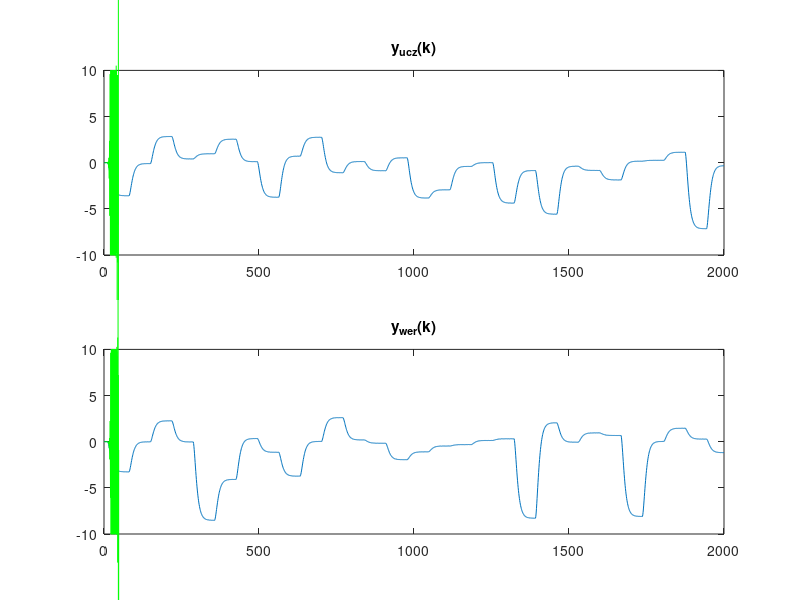

Source code (MATLAB):
%% inicjalizacja
clear all; 
x0=10;
y0=10;
width=1000;
height=800;
fid = fopen('bledy_dyn','w+'); 
%% import danych
ucz = importdata('danedynucz9.txt');
u_ucz = ucz(:,1);
y_ucz = ucz(:,2);
wer = importdata('danedynwer9.txt');
u_wer = wer(:,1);
y_wer = wer(:,2);
lenght=size(wer);
P = lenght(1); %liczba próbek
kk = 1:P;

%% Modele o różnych stopniach wielomianu

k_pocz = 4; % chwila, od której rozpoczynamy identyfikacje

for s=3:3
    D = s; 
    for t=1:1
        N = t; 
        ymod_ucz = zeros(P,1);
        ymod_wer = zeros(P,1);
        Y = y_ucz(k_pocz:P);
        ymod_ucz(1:k_pocz) = y_ucz(1:k_pocz);
        ymod_wer(1:k_pocz) = y_wer(1:k_pocz);
        


        %uczenie modelu
        c=1; %kolumna
        for i=1:D         
            for j=1:N
                M(:,c)= u_ucz(k_pocz-i:P-i).^j;
                M(:,c+N*2)=y_ucz(k_pocz-i:P-i).^j;
                c=c+1;
            end
        end
        w=M\Y;

%         %sprawdzenie modelu
% 
%         bez rekurencji
%         c=1;
%         for  i=1:D        
%             for j=1:N
%                 mb_wer(:,c)= u_wer(k_pocz-i:P-i).^j;
%                 mb_wer(:,c+(N*2))=y_wer(k_pocz-i:P-i).^j;
%                 c=c+1;
%             end
%         end
%         ymod_ucz(k_pocz:P)=M*w;
%         ymod_wer(k_pocz:P)=mb_wer*w;
%                 
%         h = figure;
%         set(h,'units','points','position',[x0,y0,width,height]); 
%         subplot(2,1,1)
%         plot(kk,y_ucz)
%         ylim([-10 10])
%         hold on
%         plot(kk,ymod_ucz,'g')
%         ylim([-10 10])
%         title('y_{ucz}(k)');
%         subplot(2,1,2);
%         plot(kk,y_wer)
%         ylim([-10 10])
%         hold on
%         plot(kk,ymod_wer,'g')
%         ylim([-10 10])
%         title('y_{wer}(k)');
%         name =  ['dane_dyn_mod_brek_D_' num2str(D) 'N_' num2str(N) '.png'];
%         saveas(h,name,'png');
%         
%         E_ucz = 0;
%         E_wer = 0;
%         for k=k_pocz:P
%             E_ucz = E_ucz + (ymod_ucz(k)-y_ucz(k))^2; 
%             E_wer = E_wer + (ymod_wer(k)-y_wer(k))^2;  
%         end
% 
%         fprintf(fid,'dane_ucz_brek_D=%d_N=%d, %d \n',D,N,E_ucz);
%         fprintf(fid,'dane_wer_brek_D=%d_N=%d, %d \n',D,N,E_wer);

        % z rekurencja
        
        ymod_ucz = zeros(P-D,1);
        ymod_wer = zeros(P-D,1); % bez rekurencji
        
        ymod_ucz(1:D) = u_ucz(1:D);
        ymod_wer(1:D) = y_wer(1:D);

        past_ucz = zeros(D,1);
        past_wer = zeros(D,1);
        for k=D+1:P
            c=1;
            for i=1:D
                for j=1:N
                    m_ucz(1,c)= u_ucz(k-i)^j;
                    m_ucz(1,c+(N*2))=past_ucz(i)^j;
                    m_wer(1,c)= u_wer(k-i)^j;
                    m_wer(1,c+(N*2))=past_wer(i)^j;
                    c=c+1;
                end
            end
            ymod_ucz(k)=m_ucz*w;
            ymod_wer(k)=m_wer*w;
            past_ucz = [ymod_ucz(k);past_ucz((1:numel(past_ucz)-1))];
            past_wer = [ymod_wer(k);past_wer((1:numel(past_wer)-1))];
        end
        
        h = figure;
        set(h,'units','points','position',[x0,y0,width,height]);
        subplot(2,1,1)
        plot(kk,y_ucz)
        ylim([-10 10])
        hold on
        plot(kk,ymod_ucz,'g')
        ylim([-10 10])
        title('y_{ucz}(k)');
        subplot(2,1,2);
        plot(kk,y_wer)
        ylim([-10 10])
        hold on
        plot(kk,ymod_wer,'g')
        ylim([-10 10])
        title('y_{wer}(k)');
        name =  ['dane_dyn_mod_rek_D_' num2str(D) 'N_' num2str(N) '.png'];
        saveas(h,name,'png');
        
        E_ucz = 0;
        E_wer = 0;
        for k=k_pocz:P
            E_ucz = E_ucz + (ymod_ucz(k)-y_ucz(k))^2; 
            E_wer = E_wer + (ymod_wer(k)-y_wer(k))^2;  
        end

        fprintf(fid,'dane_ucz_rek_D=%d_N=%d, %d \n',D,N,E_ucz);
        fprintf(fid,'dane_wer_rek_D=%d_N=%d, %d \n',D,N,E_wer);
    end
end


fclose(fid);